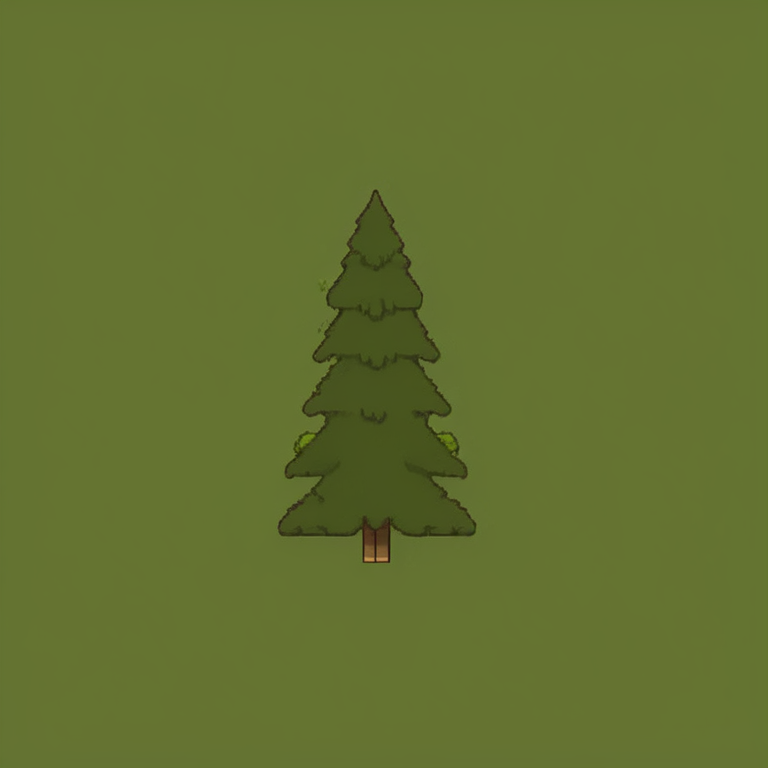
#> input picture nngen/bake/raw/conifer_fir_0.png, 768 x 768 px
$ python pixelize.py ../nngen/bake/raw/conifer_fir_0.png
#> lines starting #> are read from the running program, lines starting #| are printed output that depends on the picture
#!/usr/bin/env python3
"""
pixelize — приводит ЛЮБОЙ арт к стилю Heroquarium: даунскейл до тайла + привязка
к палитре игры + чистая альфа. Мост «внешний сервис → наши ассеты».

Годится для выхода PixelLab / Retro Diffusion / Kenney / любой картинки.

Примеры:
  # один спрайт → 16×16 в палитре игры
  python tools/pixelize.py in.png -o ../src/assets/tree.png

  # атлас 4×4 больших тайлов → 16 отдельных 16×16 в папку out/
  python tools/pixelize.py sheet.png --grid 4 4 -o out/

  # атлас с тайлами по 32px исходника → нарезать и ужать до 16
  python tools/pixelize.py sheet.png --src-tile 32 -o out/

  # обновить палитру из текущих ассетов
  python tools/pixelize.py --rebuild-palette
"""
import argparse
import glob
import json
import os
import sys

from PIL import Image

HERE = os.path.dirname(os.path.abspath(__file__))
PALETTE_JSON = os.path.join(HERE, 'palette.json')
ASSETS = os.path.normpath(os.path.join(HERE, '..', 'src', 'assets'))


def load_palette(path=PALETTE_JSON):
#> called with path = 'tools/palette.json'
    data = json.load(open(path, encoding='utf-8'))
#> (reads tools/palette.json from the repository)
    colors = [_hex(c) for c in data['colors']]
    return colors, int(data.get('tile', 16))


def _hex(h):
    h = h.lstrip('#')
    return (int(h[0:2], 16), int(h[2:4], 16), int(h[4:6], 16))


def rebuild_palette(assets=ASSETS, path=PALETTE_JSON, tile=16, min_count=3):
    """Пересобрать палитру из непрозрачных пикселей всех ассетов."""
    from collections import Counter
    cnt = Counter()
    for f in sorted(glob.glob(os.path.join(assets, '*.png'))):
        im = Image.open(f).convert('RGBA')
        for px in im.getdata():
            if px[3] >= 128:
                cnt[px[:3]] += 1
    colors = ['#%02x%02x%02x' % c for c, n in cnt.most_common() if n >= min_count]
    json.dump({'tile': tile, 'colors': colors}, open(path, 'w'), indent=2)
    print(f'палитра: {len(colors)} цветов -> {path}')
    return colors


def nearest(px, palette):
    """Ближайший цвет палитры. «Redmean» — дешёвое перцептивное расстояние."""
    r, g, b = px
    best, bd = palette[0], 1 << 30
    for (pr, pg, pb) in palette:
        rm = (r + pr) // 2
        dr, dg, db = r - pr, g - pg, b - pb
        d = (((512 + rm) * dr * dr) >> 8) + 4 * dg * dg + (((767 - rm) * db * db) >> 8)
        if d < bd:
            bd, best = d, (pr, pg, pb)
    return best


def quantize(im, palette, alpha_cut=128, cache=None):
    """RGBA-картинку точь-в-точь в палитру; альфа по порогу."""
    im = im.convert('RGBA')
    out = Image.new('RGBA', im.size, (0, 0, 0, 0))
    src, dst = im.load(), out.load()
    cache = {} if cache is None else cache
    w, h = im.size
    for y in range(h):
        for x in range(w):
            r, g, b, a = src[x, y]
            if a < alpha_cut:
                continue
            key = (r, g, b)
            c = cache.get(key)
            if c is None:
                c = cache[key] = nearest(key, palette)
            dst[x, y] = (c[0], c[1], c[2], 255)
    return out


def downscale(im, size, method):
    if im.size == (size, size):
        return im
    resample = {
        'nearest': Image.NEAREST,
        'box': Image.BOX,
        'lanczos': Image.LANCZOS,
        'bilinear': Image.BILINEAR,
    }[method]
    return im.resize((size, size), resample)


def slice_tiles(im, grid=None, src_tile=None):
    """Разбить атлас на тайлы. grid=(cols,rows) ИЛИ src_tile=px."""
    w, h = im.size
    if src_tile:
        cols, rows = w // src_tile, h // src_tile
        tw = th = src_tile
    elif grid:
        cols, rows = grid
        tw, th = w // cols, h // rows
    else:
        return [im]
    tiles = []
    for j in range(rows):
        for i in range(cols):
            tiles.append(im.crop((i * tw, j * th, i * tw + tw, j * th + th)))
    return tiles


def process(inp, out, palette, tile, method, grid, src_tile, alpha_cut):
#> called with inp = '../nngen/bake/raw/conifer_fir_0.png', out = 'out/', tile = 16, method = 'box', alpha_cut = 128
    im = Image.open(inp).convert('RGBA')
    tiles = slice_tiles(im, grid, src_tile)
#> tiles = 1 item
    cache = {}
    made = []
    if len(tiles) == 1:
        res = quantize(downscale(tiles[0], tile, method), palette, alpha_cut, cache)
#> in quantize, `out = Image.new('RGBA', im.size, (0, 0, 0, 0))`: out: PIL image 16x16 RGBA; every value is 0
#> after the loop in quantize, `for y in range(h):`: cache = 37 items
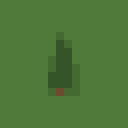
#> res: PIL image 16x16 RGBA (shown 8 times larger); mean R, G, B, A 77.3, 119.3, 56.7, 255
        os.makedirs(os.path.dirname(out) or '.', exist_ok=True) if not out.endswith('/') else None
        dst = os.path.join(out, os.path.basename(inp)) if out.endswith('/') or os.path.isdir(out) else out
        os.makedirs(os.path.dirname(dst) or '.', exist_ok=True)
        res.save(dst)
        made.append(dst)
    else:
        os.makedirs(out, exist_ok=True)
        base = os.path.splitext(os.path.basename(inp))[0]
        for k, t in enumerate(tiles):
            res = quantize(downscale(t, tile, method), palette, alpha_cut, cache)
            dst = os.path.join(out, f'{base}_{k:02d}.png')
            res.save(dst)
            made.append(dst)
    return made


def main(argv=None):
    ap = argparse.ArgumentParser(description='Привести арт к стилю/палитре Heroquarium.')
    ap.add_argument('input', nargs='?', help='картинка или атлас (png/jpg)')
    ap.add_argument('-o', '--out', default='out/', help='файл (один тайл) или папка/ (много)')
    ap.add_argument('--tile', type=int, default=None, help='размер тайла на выходе (по умолчанию из палитры)')
    ap.add_argument('--method', default='box',
                    choices=['nearest', 'box', 'lanczos', 'bilinear'],
                    help='даунскейл: box/lanczos для «жирного» арта, nearest для уже-пиксельного')
    ap.add_argument('--grid', type=int, nargs=2, metavar=('COLS', 'ROWS'),
                    help='нарезать атлас на COLS×ROWS')
    ap.add_argument('--src-tile', type=int, help='нарезать атлас на тайлы по N px исходника')
    ap.add_argument('--alpha-cut', type=int, default=128, help='порог непрозрачности (0-255)')
    ap.add_argument('--palette', default=PALETTE_JSON, help='JSON палитры')
    ap.add_argument('--rebuild-palette', action='store_true', help='пересобрать палитру из ассетов и выйти')
    args = ap.parse_args(argv)

    if args.rebuild_palette:
        rebuild_palette(path=args.palette)
        return 0

    if not args.input:
        ap.error('нужен input (или --rebuild-palette)')

    palette, ptile = load_palette(args.palette)
    tile = args.tile or ptile
    made = process(args.input, args.out, palette, tile, args.method,
                   tuple(args.grid) if args.grid else None, args.src_tile, args.alpha_cut)
    print(f'готово: {len(made)} файл(ов), палитра {len(palette)} цветов, тайл {tile}px')
    for m in made:
        print(' ', m)
    return 0


if __name__ == '__main__':
    sys.exit(main())
#> (the program exits here)
